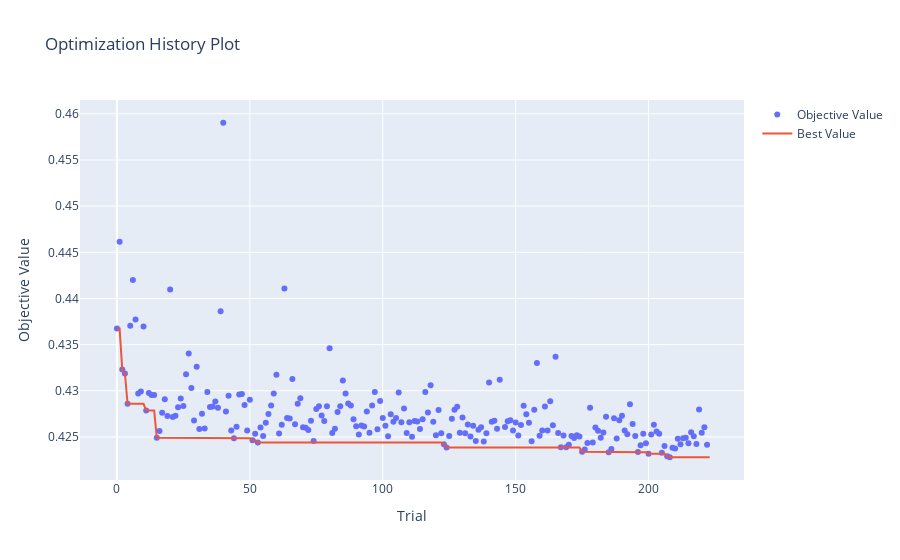

The notebook cell saved with this chart:
### Code cell
plot_optimization_history(study)

### Figure 1 — Plotly figure (JSON) as saved in the notebook; plotly's stock layout.template omitted (floating-point values rounded to 4 significant figures; data arrays with more than 128 entries replaced by an {"elided": "..."} marker saying what was removed)
{"data": [{"mode": "markers", "name": "Objective Value", "type": "scatter", "x": {"elided": "222 int values"}, "y": {"elided": "222 float values"}}, {"mode": "lines", "name": "Best Value", "type": "scatter", "x": {"elided": "224 int values"}, "y": {"elided": "224 float values"}}, {"marker": {"color": "#cccccc"}, "mode": "markers", "name": "Infeasible Trial", "showlegend": false, "type": "scatter", "x": [], "y": []}], "layout": {"title": {"text": "Optimization History Plot"}, "xaxis": {"title": {"text": "Trial"}}, "yaxis": {"title": {"text": "Objective Value"}}}}
